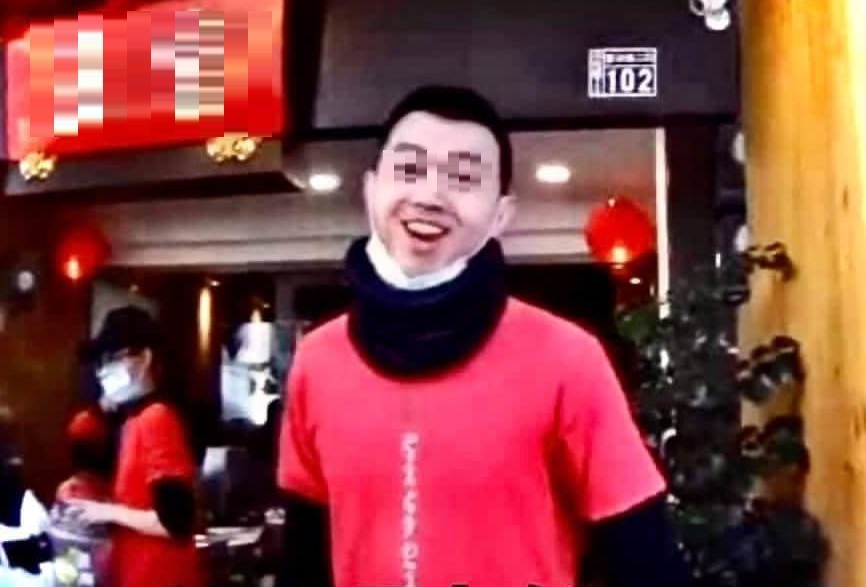
#> input picture test.png, 866 x 587 px
$ python hw_3_a.py
#> lines starting #> are read from the running program, lines starting #| are printed output that depends on the picture; after the words box and inside, x2 and y2 are one past the last pixel; in counts of white or black regions, pixels touching at a corner belong together
import cv2
import numpy as np
from matplotlib import pyplot as plt

img = cv2.imread('test.png')
#> img is the input picture: shape (587, 866, 3); mean B, G, R 64.2, 64.9, 131.2
img1 = img.copy()
imgray = cv2.cvtColor(img, cv2.COLOR_BGR2GRAY)
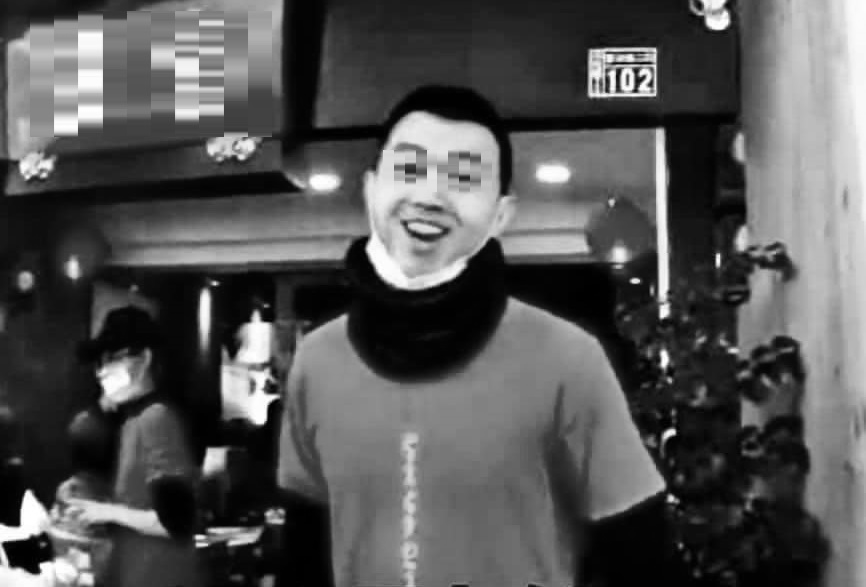
#> imgray: shape (587, 866); min 0, max 255, mean 84.7
blurred = cv2.GaussianBlur(imgray, (11, 11), 0)
edges = cv2.Canny(blurred, 20, 200)
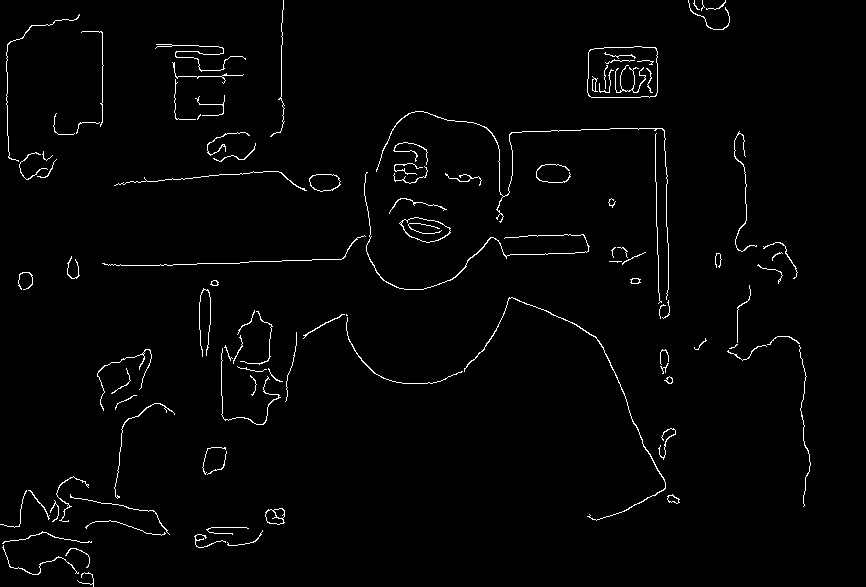
#> edges: shape (587, 866); 1.8% white in thin lines or dots
contours, hierarchy = cv2.findContours(edges, cv2.RETR_TREE, cv2.CHAIN_APPROX_SIMPLE)
#> contours = 120 contours, 88 with area under 20; largest, box (x1, y1, x2, y2) and area: (587, 46, 658, 98) 3416, (587, 46, 658, 98) 3410, (399, 217, 451, 243) 838, (401, 217, 451, 243) 808, (309, 174, 341, 192) 420
print(len(contours))
#| 120
draw = cv2.drawContours(img1, contours, -1, (0, 255, 0), 2)
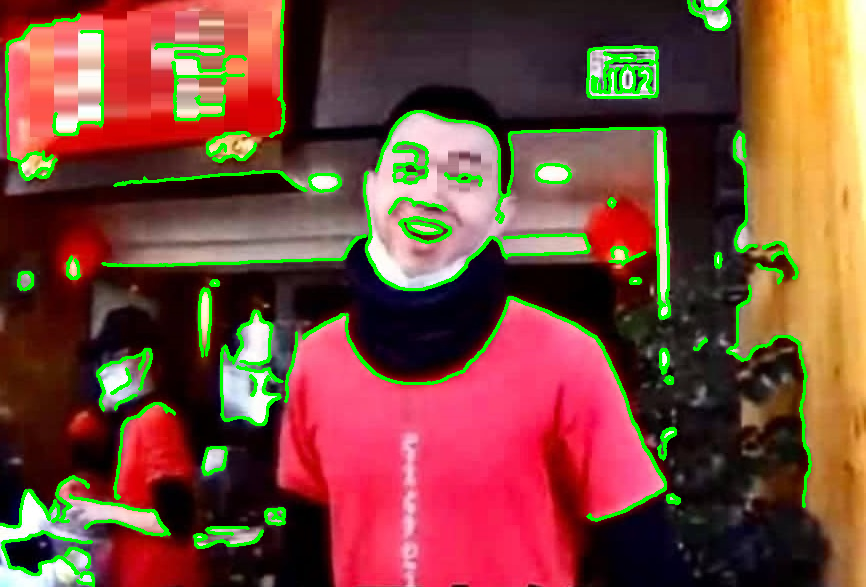
#> draw: shape (587, 866, 3); mean B, G, R 58.1, 73.6, 122.4

plt.subplot(131), plt.imshow(cv2.cvtColor(img,cv2.COLOR_BGR2RGB)), plt.title('Original Image')
plt.subplot(132), plt.imshow(edges,cmap='gray'), plt.title('Edge Image')
plt.subplot(133), plt.imshow(cv2.cvtColor(draw,cv2.COLOR_BGR2RGB)), plt.title('contour Image')

plt.show()
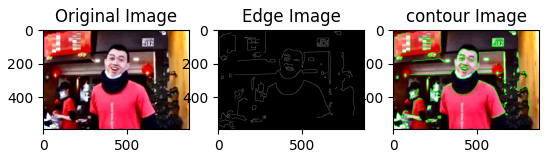
#> figure drawn by matplotlib, 3 panels
